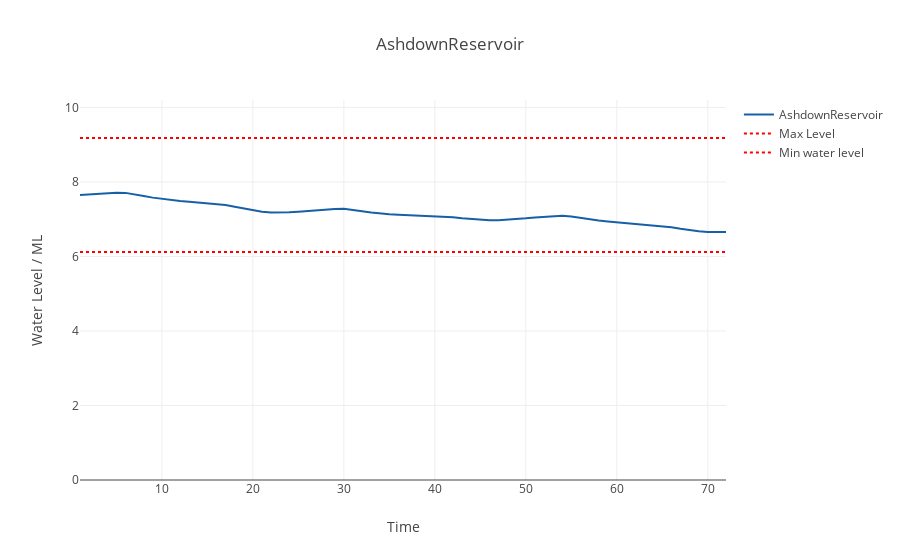
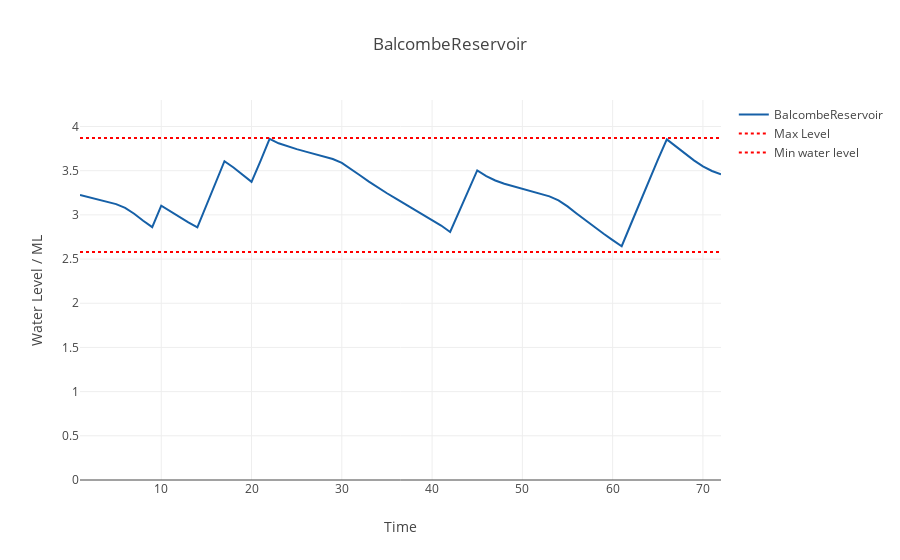
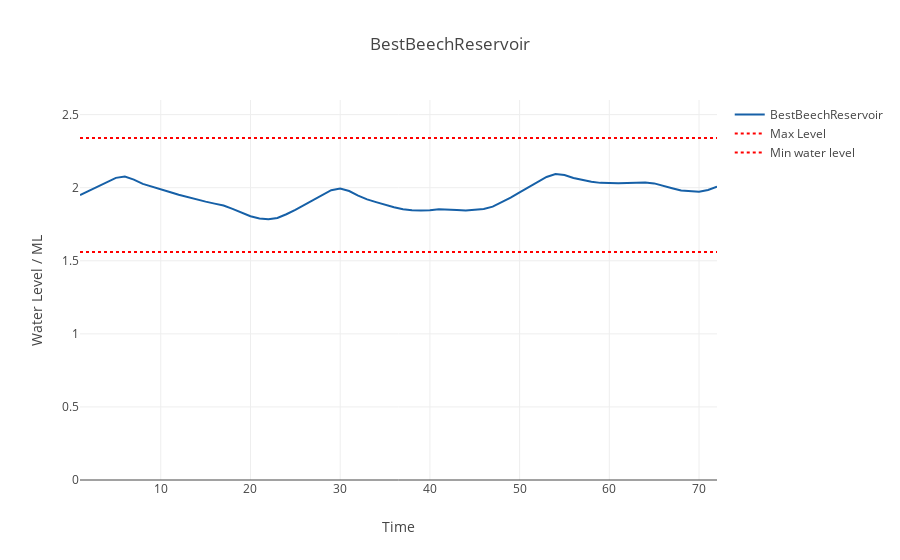
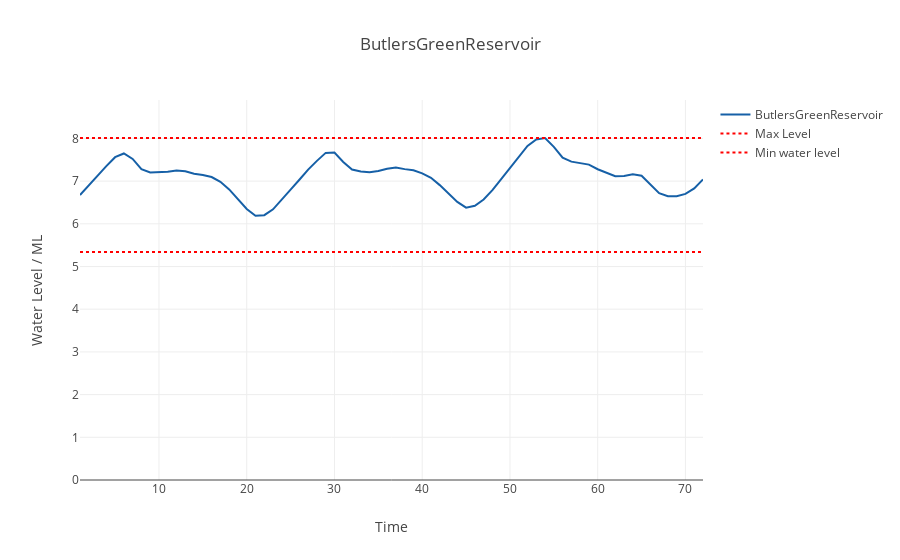

These figures' notebook cell, in order:
### Code cell
def water_level_plot(timeperiods, dataframe, SR):
    #plot SR water level
    trace1 = go.Scatter(
        x = timeperiods.tolist(),
        name = SR,
        y = dataframe.loc[SR,:].tolist(),
        line = dict(
            color = ('rgb(22, 96, 167)'))
            # width = 4,
    )
    #plot backgound water level
    trace2 = go.Scatter(
        x=timeperiods.tolist(),
        y=[softmax_level.loc[SR].values[0]] * len(time_list),
        name='Max Level',
        line = dict(
            color = 'red',
            # width = 4,
            dash = 'dot')
    )
    #plot min water level
    trace3 = go.Scatter(
        x=timeperiods.tolist(),
        y=[softlow_level.loc[SR].values[0]] * len(time_list),
        name='Min water level',
        line = dict(
            color = 'red',
            # width = 4,
            dash = 'dot')
    )
    return [trace1, trace2, trace3]

for sr in reservoirs:
    data = water_level_plot(time_list, SR_levels_time, sr)
    layout = dict(title = sr,
              xaxis = dict(title = 'Time'),
              yaxis = dict(title = 'Water Level / ML', range=[0, reservoir_capacities.loc[sr, :].values[0]])
              )

    # x = list()
    # for i, source_name in enumerate(water_levels.columns):
    #     fig.append_trace(data.get(source_name), i+1, 1)

#     fig['layout'].update(height=1200, width=600, title='Stacked subplots')
    fig = dict(data=data, layout=layout)
    py.iplot(fig, filename='styled-line')
